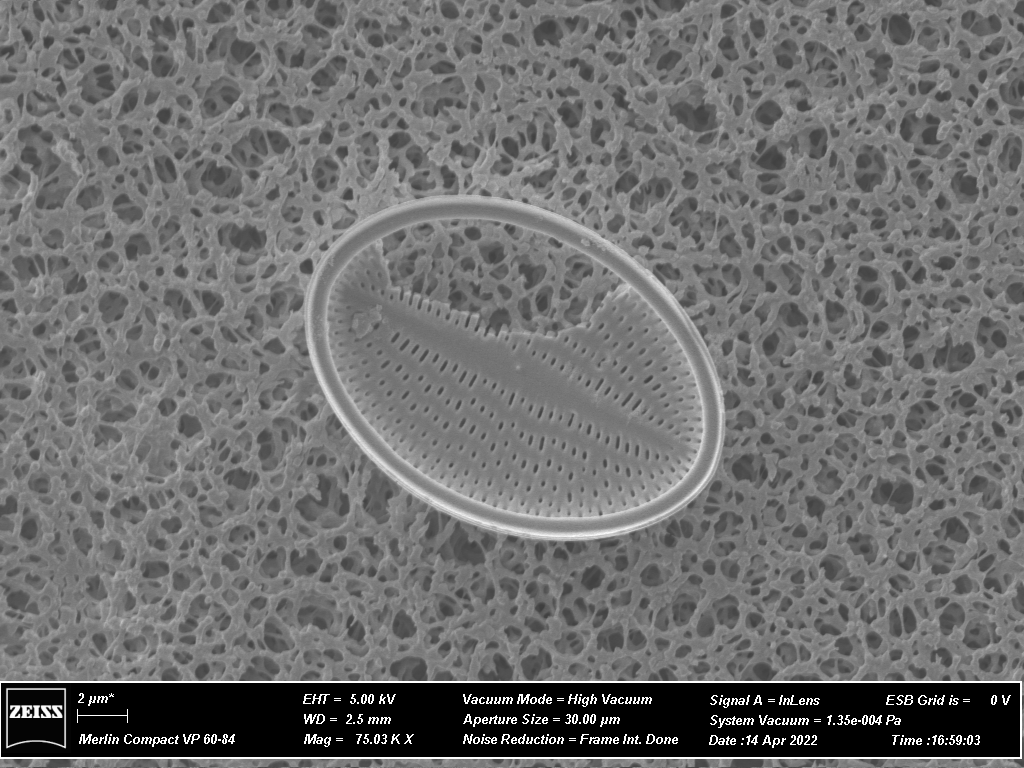
#> input picture data/digital_holography/diatom/source.png, 1024 x 768 px
$ python digital_holography_demo.py --source ../data/digital_holography/diatom/source.png
#> lines starting #> are read from the running program, lines starting #| are printed output that depends on the picture; after the words box and inside, x2 and y2 are one past the last pixel; in counts of white or black regions, pixels touching at a corner belong together
### optics_sim/holography.py
"""Off-axis recording/reconstruction, four-step phase shifting and screen compensation."""
from dataclasses import dataclass, asdict
import numpy as np
from .core import Grid, Plane, propagate, fft2c, ifft2c
from .objects import demo_object, image_object, phase_screen
from .metrics import similarity, relative_error, phase_rmse
from .results import Result


@dataclass
class HolographyConfig:
    n: int = 512
    dx: float = 5e-6
    wavelength: float = 632.8e-9
    z: float = .1
    theta_deg: float = 1.5
    bandwidth: float = 8000.
    reference_amplitude: float = 1.5
    snap_carrier: bool = True
    strict_sampling: bool = True
    backend: str = "lightpipes"
    image_path: str | None = None
    image_mode: str = "amplitude"
    image_samples: int = 128
    screen_rms: float = 1.2
    seed: int = 7


def bandlimit(field, grid, bandwidth):
    fx, fy = np.meshgrid(grid.frequency, grid.frequency)
    mask = fx**2+fy**2 <= bandwidth**2
    return ifft2c(fft2c(field)*mask), mask


def carrier_conditions(grid, carrier, bandwidth):
    nyquist = 1/(2*grid.dx)
    # DC autocorrelation radius is 2B; the object sideband radius is B.
    return {"carrier_per_m": float(carrier), "object_bandwidth_per_m": float(bandwidth),
            "nyquist_per_m": float(nyquist),
            "dc_separation_margin_per_m": float(abs(carrier)-3*bandwidth),
            "nyquist_margin_per_m": float(nyquist-abs(carrier)-bandwidth),
            "dc_fits": bool(2*bandwidth < nyquist),
            "separated": bool(abs(carrier)>3*bandwidth and abs(carrier)+bandwidth<nyquist and 2*bandwidth<nyquist),
            "fringe_samples": float(1/(abs(carrier)*grid.dx)) if carrier else None}


def record(object_wave, reference):
    return np.abs(object_wave+reference)**2


def reconstruct_off_axis(intensity, reference, grid, bandwidth, amplitude=1.):
    """Receives only real recorded intensity and known reference/calibration."""
    if amplitude <= 0:
        raise ValueError("参考振幅必须为正。")
    return bandlimit(np.asarray(intensity)*reference/amplitude**2, grid, bandwidth)[0]


# [121 lines left out: functions record_phase_steps, reconstruct_phase_steps, run, not called in this run]

### optics_sim/core.py
"""SI units; arrays indexed [y, x]; centered spatial and frequency coordinates.

LightPipes.Forvard is the default Fresnel engine. Its common carrier phase is
removed so all backends use the slowly varying complex envelope convention.
"""
from dataclasses import dataclass
import numpy as np
from scipy import fft


@dataclass(frozen=True)
class Grid:
    n: int = 512
    dx: float = 5e-6
    wavelength: float = 632.8e-9

    def __post_init__(self):
        if not isinstance(self.n, (int, np.integer)) or self.n < 32 or self.n % 2:
            raise ValueError("n 必须是 ≥32 的偶数（LightPipes FFT 约定）。")
        if not np.isfinite(self.dx) or not np.isfinite(self.wavelength) or min(self.dx, self.wavelength) <= 0:
            raise ValueError("采样间隔和波长必须是有限正数，单位 m。")

    @property
    def size(self):
        return self.n * self.dx

    @property
    def x(self):
        return (np.arange(self.n) - self.n // 2) * self.dx

    @property
    def frequency(self):
        return fft.fftshift(fft.fftfreq(self.n, self.dx))

    @property
    def xy(self):
        return np.meshgrid(self.x, self.x)

    def check_field(self, field):
        a = np.asarray(field, dtype=np.complex128)
        if a.shape != (self.n, self.n) or not np.all(np.isfinite(a)):
            raise ValueError(f"复振幅必须是有限的 {self.n}×{self.n} 数组。")
        return a


@dataclass
class Plane:
    field: np.ndarray
    x: np.ndarray
    method: str

    @property
    def intensity(self):
        return np.abs(self.field) ** 2


def fft2c(a):
    return fft.fftshift(fft.fft2(fft.ifftshift(a), norm="ortho"))


def ifft2c(a):
    return fft.fftshift(fft.ifft2(fft.ifftshift(a), norm="ortho"))


def transfer_function(grid, z, method="fresnel"):
    fx, fy = np.meshgrid(fft.fftfreq(grid.n, grid.dx), fft.fftfreq(grid.n, grid.dx))
    if method == "fresnel":
        return np.exp(-1j * np.pi * grid.wavelength * z * (fx**2 + fy**2))
    if method != "angular":
        raise ValueError("传递函数仅支持 fresnel / angular。")
    q = 1 - grid.wavelength**2 * (fx**2 + fy**2)
    # Project out evanescent waves for a bounded backward operator. For forward
    # propagation retain their physical exponential decay, never a growing branch.
    h = np.zeros_like(q, dtype=complex)
    mask = q >= 0
    # sqrt(q)-1 evaluated without cancellation; removes the common exp(ikz).
    h[mask] = np.exp(1j * 2*np.pi/grid.wavelength * z *
                     ((q[mask]-1) / (np.sqrt(q[mask])+1)))
    if z >= 0:
        h[~mask] = np.exp(-2*np.pi/grid.wavelength * z * np.sqrt(-q[~mask])) * np.exp(-1j * 2*np.pi/grid.wavelength * z)
    return h


def propagate(field, grid, z, method="fresnel", backend="lightpipes"):
    a = grid.check_field(field)
    if not np.isfinite(z):
        raise ValueError("传播距离必须是有限数。")
    if method not in ("fresnel", "angular"):
        raise ValueError("同采样传播仅支持 fresnel / angular；远场使用 far_field。")
    if backend not in ("lightpipes", "scipy"):
        raise ValueError("backend 必须是 lightpipes / scipy。")
    if z == 0:
        return a.copy()
    if method == "fresnel" and backend == "lightpipes":
        try:
            from LightPipes import Begin, Forvard
        except ImportError as exc:
            raise RuntimeError("请安装 requirements.txt，或显式选择 backend='scipy'。") from exc
        wave = Begin(grid.size, grid.wavelength, grid.n)
        wave.field = a.copy()
        out = Forvard(wave, float(z)).field
        # LP 2.1.5 uses this legacy constant and abs(z) for its common phase.
        return out * np.exp(-1j * (2 * 3.141592654 / grid.wavelength * abs(z)))
    return fft.ifft2(fft.fft2(a) * transfer_function(grid, z, method))


# [45 lines left out: functions far_field, far_field_window, fresnel_one_fft, not called in this run]


def power(field, dx):
    return float(np.sum(np.abs(field)**2) * dx**2)


# [26 lines left out: functions edge_metrics, sampling_report, not called in this run]

### optics_sim/digital_holography_demo.py
"""Simulated optical recording, camera digitization and digital reconstruction.

The SEM photograph supplies a phase-target texture, not measured optical phase.
The inverse reads only camera counts and calibration, never source/phase truth.
"""
from pathlib import Path
import argparse
import json
import html
import numpy as np
from scipy.ndimage import gaussian_filter
from scipy.signal.windows import tukey
from PIL import Image
import matplotlib
matplotlib.use('Agg')
import matplotlib.pyplot as plt
from matplotlib.colors import PowerNorm, LogNorm
from matplotlib.patches import Circle
from .core import Grid, propagate, fft2c
from .holography import bandlimit, record, reconstruct_off_axis, carrier_conditions
from .metrics import relative_error
from .phase_comparison_figures import image

ROOT=Path(__file__).resolve().parents[1]


def reconstruct_camera(recording, calibration):
    """Recover the sensor-plane object wave from counts and calibration only."""
    c=json.loads(Path(calibration).read_text(encoding='utf-8'))
    counts=np.array(Image.open(recording),dtype=float)
    g=Grid(c['n'],c['dx_m'],c['wavelength_m'])
    intensity=(counts-c['bias_electrons']/c['electrons_per_adu'])/c['adu_per_intensity']
    x,_=g.xy
    reference=c['reference_amplitude']*np.exp(2j*np.pi*c['carrier_per_m']*x)
    sensor=reconstruct_off_axis(intensity,reference,g,c['bandwidth_per_m'],c['reference_amplitude'])
    return sensor,intensity,c


def phase_gradient_energy(field, dx_m, roi_rc):
    """Wrapped phase-gradient energy in a user-selected region of interest."""
    r0,r1,c0,c1=map(int,roi_rc)
    phase=np.angle(field[r0:r1,c0:c1])
    gx=np.angle(np.exp(1j*(phase[:,1:]-phase[:,:-1])))/dx_m
    gy=np.angle(np.exp(1j*(phase[1:,:]-phase[:-1,:])))/dx_m
    return float(np.mean(gx**2)+np.mean(gy**2))


def autofocus_reconstruct(sensor, grid, z_min_m, z_max_m, z_step_m, roi_rc):
    """Scan candidate planes and choose the maximum phase-gradient focus score."""
    values=(z_min_m,z_max_m,z_step_m)
    if not all(np.isfinite(v) for v in values) or z_min_m<0 or z_max_m<=z_min_m or z_step_m<=0:
        raise ValueError('自聚焦范围和步长必须为有限值，且 z_max > z_min、步长为正。')
    r0,r1,c0,c1=map(int,roi_rc)
    if not (0<=r0<r1<=grid.n and 0<=c0<c1<=grid.n) or (r1-r0)<3 or (c1-c0)<3:
        raise ValueError('自聚焦ROI必须是网格内至少3×3像素的矩形区域。')
    count=int(np.floor((z_max_m-z_min_m)/z_step_m+1e-9))+1
    z_values=z_min_m+np.arange(count)*z_step_m
    if z_values[-1] < z_max_m-z_step_m*1e-6:
        z_values=np.append(z_values,z_max_m)
    scores=np.empty(len(z_values),dtype=float)
    for i,z in enumerate(z_values):
        candidate=propagate(sensor,grid,-float(z),method='angular',backend='scipy')
        scores[i]=phase_gradient_energy(candidate,grid.dx,roi_rc)
    best=int(np.argmax(scores));z_best=float(z_values[best])
    # A parabolic fit around the discrete maximum refines z without another scan.
    if 0<best<len(scores)-1:
        left,center,right=scores[best-1:best+2]
        denom=left-2*center+right
        if denom<0:
            offset=float(np.clip(.5*(left-right)/denom,-1,1))
            z_best=float(np.clip(z_best+offset*z_step_m,z_min_m,z_max_m))
    field=propagate(sensor,grid,-z_best,method='angular',backend='scipy')
    return field,z_best,z_values,scores


def run(source=None,output=None):
    source=Path(source or ROOT/'data/digital_holography/diatom/source.png')
    out=Path(output or ROOT/'outputs/digital_holography/diatom');out.mkdir(parents=True,exist_ok=True)
    g=Grid(1024,2.5e-6,632.8e-9);z=.020;bandwidth=44000.;ar=1.5
    fc=370/g.size
    # Remove SEM instrument annotation by selecting the specimen ROI for modeling.
    # This crop defines the numerical input and does not alter the source file.
    src=Image.open(source).convert('L');source_box=(260,160,780,620)
    texture=src.crop(source_box)
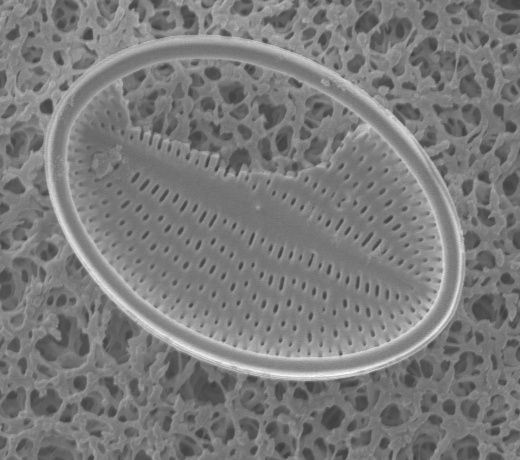
#> texture: PIL image 520x460 L; min 62, max 251, mean 123.2
    width=448;height=round(width*texture.height/texture.width)
#> after `height = round(width * texture.height / texture.width)`: height = 396
    texture=np.asarray(texture.resize((width,height),Image.Resampling.LANCZOS),dtype=float)/255
#> texture: shape (396, 448) float64
    q0,q1=np.quantile(texture,[.01,.99]);texture=np.clip((texture-q0)/(q1-q0),0,1)
#> after `q0, q1 = np.quantile(texture, [0.01, 0.99])`: q0 = 0.286; q1 = 0.788
#> after `texture = np.clip((texture - q0) / (q1 - q0), 0, 1)`:
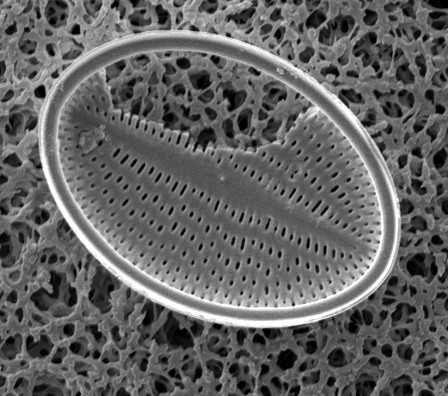
#> texture: shape (396, 448) float64; min 0, max 1, mean 0.392
    texture=gaussian_filter(texture,.8)
    apod=tukey(height,.12)[:,None]*tukey(width,.12)[None,:]
    phase=np.zeros((g.n,g.n));r0=(g.n-height)//2;c0=(g.n-width)//2
#> after `r0 = (g.n - height) // 2`: r0 = 314
    phase[r0:r0+height,c0:c0+width]=2.4*texture*apod
    raw=np.exp(1j*phase)  # Unit-amplitude phase object under plane-wave illumination.
    target,pupil=bandlimit(raw,g,bandwidth)
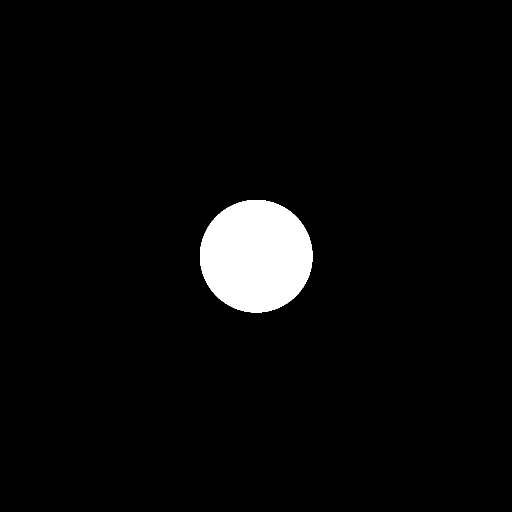
#> pupil: shape (1024, 1024) bool (shown at 1/2 size); 3.8% white; 1 white region, box (x1, y1, x2, y2) and area: (400, 400, 625, 625) 39861
    sensor=propagate(target,g,z,method='angular',backend='scipy')
    x,_=g.xy;reference=ar*np.exp(2j*np.pi*fc*x)
    optical=record(sensor,reference)
#> in record, `return np.abs(object_wave+reference)**2`:
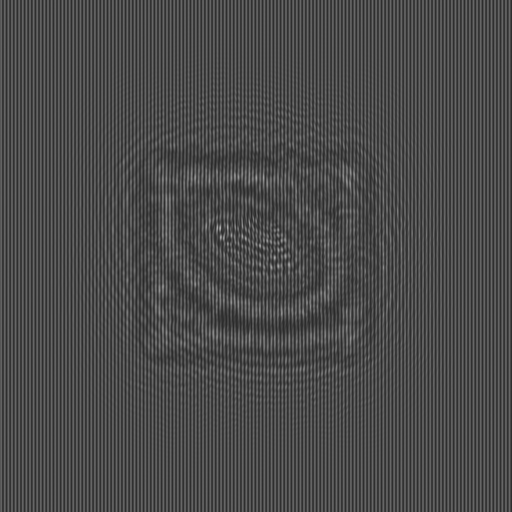
#> returned value: shape (1024, 1024) float64 (shown at 1/2 size); min 0.000502, max 11.1, mean 3.25; drawn with min black and max white
    sampling=carrier_conditions(g,fc,bandwidth)
    if not sampling['separated']:raise ValueError('The off-axis orders are not separated.')
    # Point-sampled sensor model, with Poisson shot noise, read noise, ADC bias,
    # and 12-bit quantization. Pixel area integration/aberration is not modeled.
    full_well=40000.;bias=100.;read_noise=3.;peak_mean=30000.;bits=12
    e_per_i=peak_mean/float(optical.max());e_per_adu=full_well/(2**bits-1)
#> after `e_per_i = peak_mean / float(optical.max())`: e_per_i = 2702.5
    rng=np.random.default_rng(20261020)
    electrons=rng.poisson(optical*e_per_i).astype(float)+rng.normal(0,read_noise,optical.shape)+bias
    unbounded=np.rint(electrons/e_per_adu)
    counts=np.clip(unbounded,0,2**bits-1).astype(np.uint16)
    Image.fromarray(counts).save(out/'camera-hologram-12bit.png')
    focus_roi=np.array([r0-12,r0+height+12,c0-12,c0+width+12])
#> focus_roi = [302, 722, 276, 748]
    calibration={'n':g.n,'dx_m':g.dx,'wavelength_m':g.wavelength,'distance_m':z,
        'bandwidth_per_m':bandwidth,'carrier_per_m':fc,'reference_amplitude':ar,
        'autofocus_range_m':[.010,.030],'autofocus_step_m':.0005,
        'autofocus_roi_rc':focus_roi.tolist(),
        'electrons_per_adu':e_per_adu,'bias_electrons':bias,'adu_per_intensity':e_per_i/e_per_adu,
        'adc_bits':bits,'full_well_electrons':full_well,'peak_mean_electrons':peak_mean,
        'read_noise_electrons_rms':read_noise,'seed':20261020,
        'sensor_model':'point sampling; Poisson shot noise, Gaussian read noise, fixed bias, 12-bit ADC',
        'propagation':'periodic discrete exact angular-spectrum propagation; common axial phase removed'}
    (out/'calibration.json').write_text(json.dumps(calibration,ensure_ascii=False,indent=2),encoding='utf-8')
    recovered_sensor,measured,_=reconstruct_camera(out/'camera-hologram-12bit.png',out/'calibration.json')
    recovered,autofocus_z,focus_z,focus_scores=autofocus_reconstruct(
        recovered_sensor,g,*calibration['autofocus_range_m'],calibration['autofocus_step_m'],focus_roi)
#> the loop in autofocus_reconstruct, `for i,z in enumerate(z_values):` made 41 passes
#> pass 1, in phase_gradient_energy, `gy=np.angle(np.exp(1j*(phase[1:,:]-phase[:-1,:])))/dx_m`:
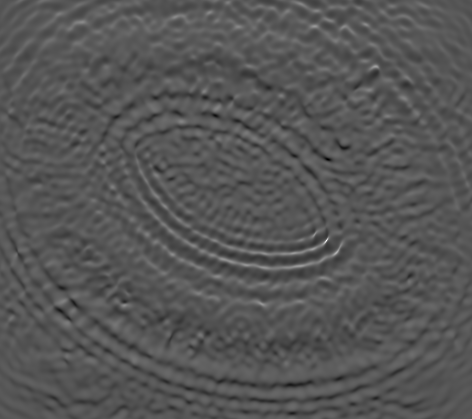
#> gy: shape (419, 472) float64; min -163238.8, max 318469.6, mean -11; drawn with min black and max white
#> pass 2, in phase_gradient_energy (call 2), `phase=np.angle(field[r0:r1,c0:c1])`:
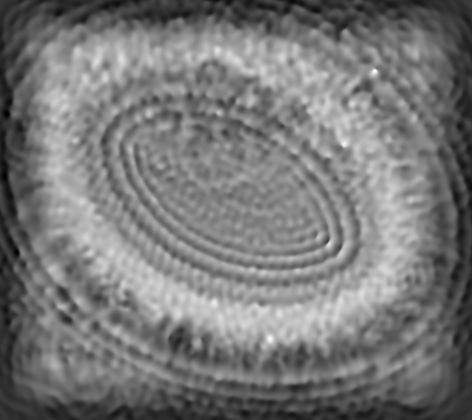
#> phase: shape (420, 472) float64; min -0.553, max 2.18, mean 0.731; drawn with min black and max white
#> after the loop in autofocus_reconstruct, `for i,z in enumerate(z_values):`: scores = 41 values, max 1.51e+09 at index 20, min 825772572.9 at index 39, mean 966925085.7
#> in autofocus_reconstruct, `best = int(np.argmax(scores))`: best = 20
#> in autofocus_reconstruct, `z_best = float(z_values[best])`: z_best = 0.02
#> in autofocus_reconstruct, `left,center,right=scores[best-1:best+2]`: left = 1.02e+09; center = 1.51e+09; right = 967812790.4
#> in autofocus_reconstruct, `denom=left-2*center+right`: denom = -1.02e+09
#> in autofocus_reconstruct, `offset=float(np.clip(.5*(left-right)/denom,-1,1))`: offset = -0.0269
#> autofocus_z = 0.02; focus_z = 41 values from 0.01 to 0.03; focus_scores has the same summary as scores in autofocus_reconstruct
    ideal_sensor=reconstruct_off_axis(optical,reference,g,bandwidth,ar)
    ideal=propagate(ideal_sensor,g,-z,method='angular',backend='scipy')
    roi=np.array([r0-12,r0+height+12,c0-12,c0+width+12]);sl=np.s_[roi[0]:roi[1],roi[2]:roi[3]]
#> after `roi = np.array([r0 - 12, r0 + height + 12, c0 - 12, c0 + width + 12])`: roi = [302, 722, 276, 748]
    difference=np.angle(recovered*np.conj(target))
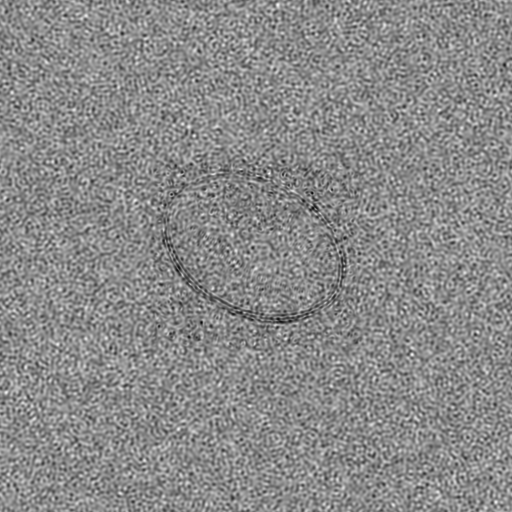
#> difference: shape (1024, 1024) float64 (shown at 1/2 size); min -0.0185, max 0.0152, mean -0.000182; drawn with min black and max white
    metrics={'configuration':calibration,'sampling':sampling,
#> (the run stopped early here; a loop or call above may not have finished)
